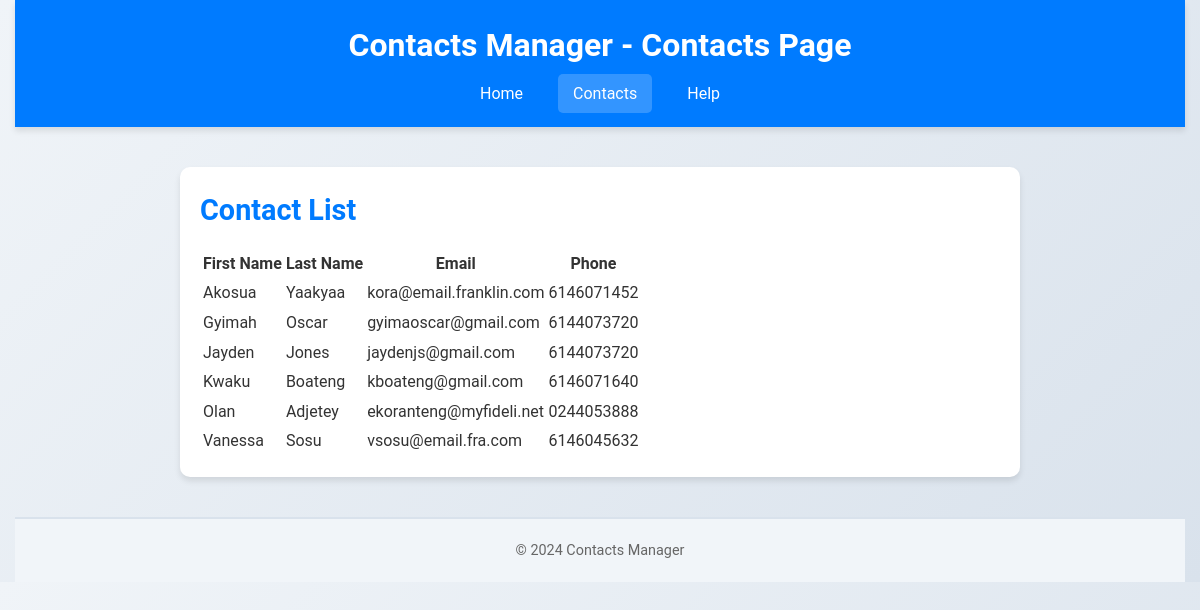
/contacts/, run on the app's committed database.
### mydjanapp/models.py (models this page shows, shortened)
class Contact(models.Model):
    first_name = models.CharField(max_length=50)
    last_name = models.CharField(max_length=50)
    email = models.EmailField()
    phone = models.CharField(max_length=15, blank=True, null=True)

### mydjanapp/views.py (the view)
# urls.py: path('contacts/', views.contacts, name='contacts'),
def contacts(request):
    contact_list = Contact.objects.order_by('first_name')
    context = {'contacts': contact_list}
    return render(request, 'mydjanapp/contacts.html', context)

### mydjanapp/templates/mydjanapp/contacts.html (shortened to what this page needs)
{% load static %}
<!DOCTYPE html>
<html lang="en">
<head>
    <link rel="stylesheet" href="/static/css/styles.css">
</head>
<body>
    <header>
        <h1>Contacts Manager - Contacts Page</h1>
        <nav>
            <ul>
                <li><a href="/">Home</a></li>
                <li class="active"><a href="/contacts/">Contacts</a></li>
                <li><a href="/help/">Help</a></li>
            </ul>
        </nav>
    </header>
    <main>
        <h2>Contact List</h2>
        <table>
            <thead>
                <tr>
                    <th>First Name</th>
                    <th>Last Name</th>
                    <th>Email</th>
                    <th>Phone</th>
                </tr>
            </thead>
            <tbody>
                {% for contact in contacts %}
                <tr>
                    <td>{{ contact.first_name }}</td>
                    <td>{{ contact.last_name }}</td>
                    <td>{{ contact.email }}</td>
                    <td>{{ contact.phone }}</td>
                </tr>
                {% endfor %}
            </tbody>
        </table>
    </main>
    <footer>
        <p>&copy; 2024 Contacts Manager</p>
    </footer>
</body>
</html>

### mydjanapp/static/css/styles.css (style rules this page uses)
body, h1, h2, p, ul, li, a { margin: 0; padding: 0; box-sizing: border-box; }
body { font-family: 'Roboto', sans-serif; font-size: 16px; color: #333; background: linear-gradient(135deg, #f0f4f8, #d9e2ec); line-height: 1.6; padding: 0 15px; }
header { background: #007bff; color: #fff; padding: 20px 10px; box-shadow: 0 4px 6px rgba(0, 0, 0, 0.1); text-align: center; }
header h1 { font-size: 2rem; margin-bottom: 10px; }
nav ul { list-style: none; display: flex; justify-content: center; gap: 20px; }
nav a { text-decoration: none; color: #fff; padding: 10px 15px; border-radius: 5px; transition: background 0.3s ease; }
nav a:hover, nav .active a { background: rgba(255, 255, 255, 0.2); }
main { max-width: 800px; margin: 40px auto; background: #fff; border-radius: 10px; box-shadow: 0 4px 6px rgba(0, 0, 0, 0.1); overflow: hidden; padding: 20px; }
main h2 { font-size: 1.8rem; color: #007bff; margin-bottom: 15px; }
footer { text-align: center; padding: 20px 0; margin-top: 20px; font-size: 0.9rem; color: #666; background: #f1f5f9; border-top: 2px solid #d9e2ec; }
footer p { margin: 0; }

### data on the page
Contact: first_name "Akosua", last_name "Yaakyaa", email "kora@email.franklin.com", phone "6146071452"
Contact: first_name "Gyimah", last_name "Oscar", email "gyimaoscar@gmail.com", phone "6144073720"
Contact: first_name "Jayden", last_name "Jones", email "jaydenjs@gmail.com", phone "6144073720"
Contact: first_name "Kwaku", last_name "Boateng", email "kboateng@gmail.com", phone "6146071640"
Contact: first_name "Olan", last_name "Adjetey", email "ekoranteng@myfideli.net", phone "0244053888"
Contact: first_name "Vanessa", last_name "Sosu", email "vsosu@email.fra.com", phone "6146045632"
